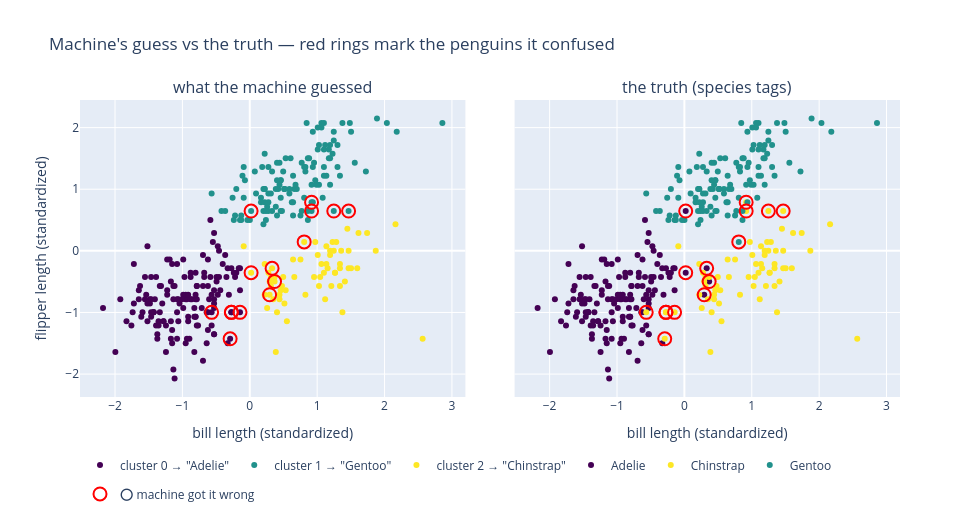

Here is the notebook cell this chart was saved with:
### Markdown cell above
### 👀 Where exactly does it go wrong?

The table gives you the *counts* — now let's **see** them. Below are the same penguins twice:

- **Left:** colored by the machine's clusters. Each cluster borrows the color of the species it mostly captured (majority vote, read straight off your crosstab), so both panels speak the same color language.
- **Right:** colored by the true species.

Every penguin the machine put in the **wrong** group wears a **red ring** on *both* sides. Hover a ringed dot: almost all of them sit right on the border between two overlapping species — the machine wasn't being silly, those penguins really are ambiguous in just these two measurements.

### Code cell
from plotly.subplots import make_subplots

# Name each cluster after the species it mostly contains — majority vote,
# read straight off the crosstab you just built.
majority = comparison.idxmax(axis=1)                 # cluster number → species name
predicted_species = majority.loc[clusters].to_numpy()
wrong = predicted_species != species_true
print(f"{wrong.sum()} of {len(penguins)} penguins landed in the 'wrong' cluster")

# Same color for a cluster and the species it captured → panels are comparable.
species_color = {sp: CLUSTER_COLORS[cl] for cl, sp in majority.items()}

fig = make_subplots(
    rows=1, cols=2, shared_yaxes=True, horizontal_spacing=0.06,
    subplot_titles=("what the machine guessed", "the truth (species tags)"))

# LEFT — machine's view, one trace per cluster
for cl in sorted(np.unique(clusters)):
    m = clusters == cl
    fig.add_trace(go.Scatter(
        x=X2[m, 0], y=X2[m, 1], mode="markers",
        marker=dict(size=6, color=CLUSTER_COLORS[cl]),
        name=f'cluster {cl} → "{majority[cl]}"', legendgroup=f"c{cl}",
        customdata=feat2[m],
        hovertemplate=("bill %{customdata[0]:.1f} mm · "
                       "flipper %{customdata[1]:.0f} mm<br>"
                       f"cluster {cl}<extra></extra>"),
    ), row=1, col=1)

# RIGHT — the truth, one trace per species
for sp in comparison.columns:
    m = species_true == sp
    fig.add_trace(go.Scatter(
        x=X2[m, 0], y=X2[m, 1], mode="markers",
        marker=dict(size=6, color=species_color[sp]),
        name=sp, legendgroup=sp,
        customdata=feat2[m],
        hovertemplate=("bill %{customdata[0]:.1f} mm · "
                       "flipper %{customdata[1]:.0f} mm<br>"
                       f"{sp}<extra></extra>"),
    ), row=1, col=2)

# THE CONFUSED ONES — a red ring on BOTH panels, hover to see the mix-up
wrong_hover = np.column_stack([feat2[wrong],
                               predicted_species[wrong], species_true[wrong]])
for col in (1, 2):
    fig.add_trace(go.Scatter(
        x=X2[wrong, 0], y=X2[wrong, 1], mode="markers",
        marker=dict(size=13, symbol="circle-open", color="red",
                    line=dict(width=2)),
        name="⭕ machine got it wrong", legendgroup="wrong",
        showlegend=(col == 1),
        customdata=wrong_hover,
        hovertemplate=("bill %{customdata[0]:.1f} mm · "
                       "flipper %{customdata[1]:.0f} mm<br>"
                       "machine said <b>%{customdata[2]}</b>, "
                       "actually <b>%{customdata[3]}</b><extra></extra>"),
    ), row=1, col=col)

fig.update_layout(
    title="Machine's guess vs the truth — red rings mark the penguins it confused",
    width=980, height=520,
    legend=dict(orientation="h", y=-0.18),
)
fig.update_xaxes(title_text="bill length (standardized)", row=1, col=1)
fig.update_xaxes(title_text="bill length (standardized)", row=1, col=2)
fig.update_yaxes(title_text="flipper length (standardized)", row=1, col=1)
fig.show()

### Figure 1 — Plotly figure (JSON) as saved in the notebook; plotly's stock layout.template omitted (floating-point values rounded to 4 significant figures; data arrays with more than 128 entries replaced by an {"elided": "..."} marker saying what was removed)
{"data": [{"customdata": {"elided": "146x2 float values"}, "hovertemplate": "bill %{customdata[0]:.1f} mm · flipper %{customdata[1]:.0f} mm<br>cluster 0<extra></extra>", "legendgroup": "c0", "marker": {"color": "#440154", "size": 6}, "mode": "markers", "name": "cluster 0 → \"Adelie\"", "type": "scatter", "x": {"elided": "146 float values"}, "xaxis": "x", "y": {"elided": "146 float values"}, "yaxis": "y"}, {"customdata": {"elided": "123x2 float values"}, "hovertemplate": "bill %{customdata[0]:.1f} mm · flipper %{customdata[1]:.0f} mm<br>cluster 1<extra></extra>", "legendgroup": "c1", "marker": {"color": "#21918c", "size": 6}, "mode": "markers", "name": "cluster 1 → \"Gentoo\"", "type": "scatter", "x": [0.01963, 1.466, 0.917, 0.917, 1.247, 0.3859, 1.1, 0.8621, 1.1, 0.6606, 0.4592, 0.2577, 0.4958, -0.1269, 0.5141, -0.5664, 0.917, 0.276, 0.8071, 0.331, 0.9719, -0.365, 0.9536, 0.4042, 0.8621, 1.137, 0.2028, 0.4592, 0.4225, -0.2001, 0.3859, 0.6972, 0.7705, 1.1, 0.6057, -0.2184, 0.2028, 2.858, 0.9353, 0.8071, -0.2551, 0.07457, 0.00132, 0.8621, -0.2368, 1.027, 0.2394, 1.027, 1.192, -0.07193, 0.276, 1.192, 0.1661, 0.2211, 0.4775, 0.8254, 0.2028, 1.118, 0.4592, 0.1845, -0.03531, 0.276, -0.1452, 1.173, 0.2394, 0.4042, 0.3126, 1.888, 0.331, 1.064, 1.009, -0.09025, 1.228, 0.6789, 0.4408, 0.7705, 0.4592, 0.4408, 0.8437, 0.6423, 1.302, 0.2211, 0.2211, 0.9353, 1.558, 0.624, 1.1, 0.1661, 1.247, -0.1086, 1.338, 0.6423, 1.485, 0.6423, 1.503, 0.276, 1.009, 0.09289, 1.247, 0.9902, 0.5324, 1.302, 0.8254, 2.181, 0.5874, 0.9353, 0.5141, -0.4199, 1.723, -0.1269, 0.7522, 1.192, 1.064, -0.09025, 1.375, 0.4042, 2.034, 0.8804, 0.5874, 0.5141, 1.173, 0.2211, 1.082], "xaxis": "x", "y": [0.6455, 0.6455, 0.6455, 0.7884, 0.6455, 0.7169, 2.075, 0.6455, 1.217, 1.003, 0.6455, 0.7169, 1.289, 0.574, 1.003, 0.9313, 1.074, 0.9313, 0.8598, 0.6455, 1.146, 0.6455, 1.431, 0.574, 1.503, 1.217, 1.003, 0.8598, 1.003, 1.003, 1.003, 1.003, 0.6455, 1.36, 1.503, 0.574, 0.4311, 2.075, 1.36, 1.36, 0.8598, 1.289, 0.5025, 0.5025, 0.5025, 1.717, 0.6455, 1.074, 1.503, 1.146, 0.6455, 1.717, 0.8598, 1.003, 0.6455, 1.36, 0.6455, 1.717, 1.146, 1.36, 0.5025, 1.36, 0.5025, 1.646, 0.5025, 1.431, 0.9313, 2.146, 1.289, 2.075, 2.003, 1.36, 1.574, 1.074, 1.431, 1.431, 1.146, 1.074, 2.075, 0.574, 1.36, 1.003, 1.574, 0.7884, 1.431, 0.7884, 1.646, 0.7884, 1.932, 1.217, 1.217, 0.7884, 2.075, 1.217, 1.932, 0.7884, 1.646, 0.9313, 1.789, 1.074, 1.503, 1.717, 1.289, 1.932, 1.003, 1.932, 1.003, 0.6455, 1.289, 0.5025, 0.574, 1.074, 2.003, 0.8598, 2.075, 1.146, 2.075, 1.503, 0.9313, 1.003, 1.503, 0.7884, 0.8598], "yaxis": "y"}, {"customdata": [[46.0, 194.0], [44.1, 196.0], [45.8, 197.0], [45.6, 191.0], [46.5, 192.0], [50.0, 196.0], [51.3, 193.0], [45.4, 188.0], [52.7, 197.0], [45.2, 198.0], [46.1, 178.0], [51.3, 197.0], [46.0, 195.0], [51.3, 198.0], [46.6, 193.0], [51.7, 194.0], [47.0, 185.0], [52.0, 201.0], [45.9, 190.0], [50.5, 201.0], [50.3, 197.0], [58.0, 181.0], [46.4, 190.0], [49.2, 195.0], [48.5, 191.0], [50.6, 193.0], [46.7, 195.0], [52.0, 197.0], [50.5, 200.0], [49.5, 200.0], [46.4, 191.0], [52.8, 205.0], [54.2, 201.0], [51.0, 203.0], [49.7, 195.0], [47.5, 199.0], [47.6, 195.0], [46.9, 192.0], [53.5, 205.0], [46.2, 187.0], [50.9, 196.0], [45.5, 196.0], [50.9, 196.0], [50.8, 201.0], [50.1, 190.0], [51.5, 187.0], [49.8, 198.0], [48.1, 199.0], [51.4, 201.0], [45.7, 193.0], [50.7, 203.0], [52.2, 197.0], [45.2, 191.0], [49.3, 203.0], [50.2, 202.0], [45.6, 194.0], [51.9, 206.0], [46.8, 189.0], [45.7, 195.0], [55.8, 207.0], [43.5, 202.0], [49.6, 193.0], [50.2, 198.0], [48.4, 203.0]], "hovertemplate": "bill %{customdata[0]:.1f} mm · flipper %{customdata[1]:.0f} mm<br>cluster 2<extra></extra>", "legendgroup": "c2", "marker": {"color": "#fde725", "size": 6}, "mode": "markers", "name": "cluster 2 → \"Chinstrap\"", "type": "scatter", "x": [0.3676, 0.01963, 0.331, 0.2943, 0.4592, 1.1, 1.338, 0.2577, 1.595, 0.2211, 0.3859, 1.338, 0.3676, 1.338, 0.4775, 1.411, 0.5507, 1.466, 0.3493, 1.192, 1.155, 2.565, 0.4408, 0.9536, 0.8254, 1.21, 0.4958, 1.466, 1.192, 1.009, 0.4408, 1.613, 1.869, 1.283, 1.045, 0.6423, 0.6606, 0.5324, 1.741, 0.4042, 1.265, 0.276, 1.265, 1.247, 1.118, 1.375, 1.064, 0.7522, 1.357, 0.3126, 1.228, 1.503, 0.2211, 0.9719, 1.137, 0.2943, 1.448, 0.5141, 0.3126, 2.162, -0.09025, 1.027, 1.137, 0.8071], "xaxis": "x", "y": [-0.4978, -0.3549, -0.2835, -0.7122, -0.6407, -0.3549, -0.5693, -0.9266, -0.2835, -0.212, -1.641, -0.2835, -0.4264, -0.212, -0.5693, -0.4978, -1.141, 0.00236, -0.7837, 0.00236, -0.2835, -1.427, -0.7837, -0.4264, -0.7122, -0.5693, -0.4264, -0.2835, -0.0691, -0.0691, -0.7122, 0.2882, 0.00236, 0.1453, -0.4264, -0.1406, -0.4264, -0.6407, 0.2882, -0.998, -0.3549, -0.3549, -0.3549, 0.00236, -0.7837, -0.998, -0.212, -0.1406, 0.00236, -0.5693, 0.1453, -0.2835, -0.7122, 0.1453, 0.07382, -0.4978, 0.3596, -0.8551, -0.4264, 0.4311, 0.07382, -0.5693, -0.212, 0.1453], "yaxis": "y"}, {"customdata": {"elided": "146x2 float values"}, "hovertemplate": "bill %{customdata[0]:.1f} mm · flipper %{customdata[1]:.0f} mm<br>Adelie<extra></extra>", "legendgroup": "Adelie", "marker": {"color": "#440154", "size": 6}, "mode": "markers", "name": "Adelie", "type": "scatter", "x": {"elided": "146 float values"}, "xaxis": "x2", "y": {"elided": "146 float values"}, "yaxis": "y2"}, {"customdata": {"elided": "68x2 float values"}, "hovertemplate": "bill %{customdata[0]:.1f} mm · flipper %{customdata[1]:.0f} mm<br>Chinstrap<extra></extra>", "legendgroup": "Chinstrap", "marker": {"color": "#fde725", "size": 6}, "mode": "markers", "name": "Chinstrap", "type": "scatter", "x": [0.4592, 1.1, 1.338, 0.2577, 1.595, 0.2211, 0.3859, 1.338, 0.3676, 1.338, 0.4775, 1.411, 0.5507, 1.466, 0.3493, 1.192, 1.155, 2.565, 0.4408, 0.9536, -0.2917, 0.8254, -0.1452, 1.21, 0.4958, 1.466, 1.192, 1.009, 0.4408, 1.613, -0.5664, 1.869, -0.2734, 1.283, 1.045, 0.6423, 0.6606, 1.466, 0.5324, 1.741, 0.917, 0.4042, 1.265, 0.276, 1.265, 1.247, 1.118, 0.917, 1.375, 1.064, 0.7522, 1.357, 0.3126, 1.228, -0.2734, 1.503, 0.2211, 0.9719, 1.137, 0.2943, 1.448, 0.5141, 0.3126, 2.162, -0.09025, 1.027, 1.247, 1.137], "xaxis": "x2", "y": [-0.6407, -0.3549, -0.5693, -0.9266, -0.2835, -0.212, -1.641, -0.2835, -0.4264, -0.212, -0.5693, -0.4978, -1.141, 0.00236, -0.7837, 0.00236, -0.2835, -1.427, -0.7837, -0.4264, -1.427, -0.7122, -0.998, -0.5693, -0.4264, -0.2835, -0.0691, -0.0691, -0.7122, 0.2882, -0.998, 0.00236, -0.998, 0.1453, -0.4264, -0.1406, -0.4264, 0.6455, -0.6407, 0.2882, 0.6455, -0.998, -0.3549, -0.3549, -0.3549, 0.00236, -0.7837, 0.7884, -0.998, -0.212, -0.1406, 0.00236, -0.5693, 0.1453, -0.998, -0.2835, -0.7122, 0.1453, 0.07382, -0.4978, 0.3596, -0.8551, -0.4264, 0.4311, 0.07382, -0.5693, 0.6455, -0.212], "yaxis": "y2"}, {"customdata": {"elided": "119x2 float values"}, "hovertemplate": "bill %{customdata[0]:.1f} mm · flipper %{customdata[1]:.0f} mm<br>Gentoo<extra></extra>", "legendgroup": "Gentoo", "marker": {"color": "#21918c", "size": 6}, "mode": "markers", "name": "Gentoo", "type": "scatter", "x": [0.3859, 1.1, 0.8621, 1.1, 0.6606, 0.4592, 0.2577, 0.4958, -0.1269, 0.5141, -0.5664, 0.917, 0.276, 0.8071, 0.331, 0.9719, -0.365, 0.9536, 0.4042, 0.8621, 1.137, 0.2028, 0.4592, 0.4225, -0.2001, 0.3859, 0.6972, 0.7705, 1.1, 0.6057, -0.2184, 0.2028, 2.858, 0.9353, 0.8071, -0.2551, 0.07457, 0.00132, 0.8621, -0.2368, 1.027, 0.2394, 1.027, 1.192, -0.07193, 0.276, 1.192, 0.1661, 0.2211, 0.4775, 0.8254, 0.2028, 1.118, 0.4592, 0.1845, -0.03531, 0.276, -0.1452, 1.173, 0.2394, 0.4042, 0.3126, 1.888, 0.331, 1.064, 1.009, -0.09025, 1.228, 0.6789, 0.4408, 0.7705, 0.4592, 0.4408, 0.8437, 0.6423, 1.302, 0.2211, 0.2211, 0.9353, 1.558, 0.624, 1.1, 0.1661, 1.247, -0.1086, 1.338, 0.6423, 1.485, 0.6423, 1.503, 0.276, 1.009, 0.09289, 1.247, 0.9902, 0.5324, 0.8071, 1.302, 0.8254, 2.181, 0.5874, 0.9353, 0.5141, -0.4199, 1.723, -0.1269, 0.7522, 1.192, 1.064, -0.09025, 1.375, 0.4042, 2.034, 0.8804, 0.5874, 0.5141, 1.173, 0.2211, 1.082], "xaxis": "x2", "y": [0.7169, 2.075, 0.6455, 1.217, 1.003, 0.6455, 0.7169, 1.289, 0.574, 1.003, 0.9313, 1.074, 0.9313, 0.8598, 0.6455, 1.146, 0.6455, 1.431, 0.574, 1.503, 1.217, 1.003, 0.8598, 1.003, 1.003, 1.003, 1.003, 0.6455, 1.36, 1.503, 0.574, 0.4311, 2.075, 1.36, 1.36, 0.8598, 1.289, 0.5025, 0.5025, 0.5025, 1.717, 0.6455, 1.074, 1.503, 1.146, 0.6455, 1.717, 0.8598, 1.003, 0.6455, 1.36, 0.6455, 1.717, 1.146, 1.36, 0.5025, 1.36, 0.5025, 1.646, 0.5025, 1.431, 0.9313, 2.146, 1.289, 2.075, 2.003, 1.36, 1.574, 1.074, 1.431, 1.431, 1.146, 1.074, 2.075, 0.574, 1.36, 1.003, 1.574, 0.7884, 1.431, 0.7884, 1.646, 0.7884, 1.932, 1.217, 1.217, 0.7884, 2.075, 1.217, 1.932, 0.7884, 1.646, 0.9313, 1.789, 1.074, 1.503, 0.1453, 1.717, 1.289, 1.932, 1.003, 1.932, 1.003, 0.6455, 1.289, 0.5025, 0.574, 1.074, 2.003, 0.8598, 2.075, 1.146, 2.075, 1.503, 0.9313, 1.003, 1.503, 0.7884, 0.8598], "yaxis": "y2"}, {"customdata": [[46, 194, "Chinstrap", "Adelie"], [44.1, 196, "Chinstrap", "Adelie"], [45.8, 197, "Chinstrap", "Adelie"], [45.6, 191, "Chinstrap", "Adelie"], [44.1, 210, "Gentoo", "Adelie"], [42.4, 181, "Adelie", "Chinstrap"], [43.2, 187, "Adelie", "Chinstrap"], [40.9, 187, "Adelie", "Chinstrap"], [42.5, 187, "Adelie", "Chinstrap"], [52, 210, "Gentoo", "Chinstrap"], [49, 210, "Gentoo", "Chinstrap"], [49, 212, "Gentoo", "Chinstrap"], [42.5, 187, "Adelie", "Chinstrap"], [50.8, 210, "Gentoo", "Chinstrap"], [48.4, 203, "Chinstrap", "Gentoo"]], "hovertemplate": "bill %{customdata[0]:.1f} mm · flipper %{customdata[1]:.0f} mm<br>machine said <b>%{customdata[2]}</b>, actually <b>%{customdata[3]}</b><extra></extra>", "legendgroup": "wrong", "marker": {"color": "red", "line": {"width": 2}, "size": 13, "symbol": "circle-open"}, "mode": "markers", "name": "⭕ machine got it wrong", "showlegend": true, "type": "scatter", "x": [0.3676, 0.01963, 0.331, 0.2943, 0.01963, -0.2917, -0.1452, -0.5664, -0.2734, 1.466, 0.917, 0.917, -0.2734, 1.247, 0.8071], "xaxis": "x", "y": [-0.4978, -0.3549, -0.2835, -0.7122, 0.6455, -1.427, -0.998, -0.998, -0.998, 0.6455, 0.6455, 0.7884, -0.998, 0.6455, 0.1453], "yaxis": "y"}, {"customdata": [[46, 194, "Chinstrap", "Adelie"], [44.1, 196, "Chinstrap", "Adelie"], [45.8, 197, "Chinstrap", "Adelie"], [45.6, 191, "Chinstrap", "Adelie"], [44.1, 210, "Gentoo", "Adelie"], [42.4, 181, "Adelie", "Chinstrap"], [43.2, 187, "Adelie", "Chinstrap"], [40.9, 187, "Adelie", "Chinstrap"], [42.5, 187, "Adelie", "Chinstrap"], [52, 210, "Gentoo", "Chinstrap"], [49, 210, "Gentoo", "Chinstrap"], [49, 212, "Gentoo", "Chinstrap"], [42.5, 187, "Adelie", "Chinstrap"], [50.8, 210, "Gentoo", "Chinstrap"], [48.4, 203, "Chinstrap", "Gentoo"]], "hovertemplate": "bill %{customdata[0]:.1f} mm · flipper %{customdata[1]:.0f} mm<br>machine said <b>%{customdata[2]}</b>, actually <b>%{customdata[3]}</b><extra></extra>", "legendgroup": "wrong", "marker": {"color": "red", "line": {"width": 2}, "size": 13, "symbol": "circle-open"}, "mode": "markers", "name": "⭕ machine got it wrong", "showlegend": false, "type": "scatter", "x": [0.3676, 0.01963, 0.331, 0.2943, 0.01963, -0.2917, -0.1452, -0.5664, -0.2734, 1.466, 0.917, 0.917, -0.2734, 1.247, 0.8071], "xaxis": "x2", "y": [-0.4978, -0.3549, -0.2835, -0.7122, 0.6455, -1.427, -0.998, -0.998, -0.998, 0.6455, 0.6455, 0.7884, -0.998, 0.6455, 0.1453], "yaxis": "y2"}], "layout": {"annotations": [{"font": {"size": 16}, "showarrow": false, "text": "what the machine guessed", "x": 0.235, "xanchor": "center", "xref": "paper", "y": 1, "yanchor": "bottom", "yref": "paper"}, {"font": {"size": 16}, "showarrow": false, "text": "the truth (species tags)", "x": 0.765, "xanchor": "center", "xref": "paper", "y": 1, "yanchor": "bottom", "yref": "paper"}], "height": 520, "legend": {"orientation": "h", "y": -0.18}, "title": {"text": "Machine's guess vs the truth — red rings mark the penguins it confused"}, "width": 980, "xaxis": {"anchor": "y", "domain": [0, 0.47], "title": {"text": "bill length (standardized)"}}, "xaxis2": {"anchor": "y2", "domain": [0.53, 1], "title": {"text": "bill length (standardized)"}}, "yaxis": {"anchor": "x", "domain": [0, 1], "title": {"text": "flipper length (standardized)"}}, "yaxis2": {"anchor": "x2", "domain": [0, 1], "matches": "y", "showticklabels": false}}}
